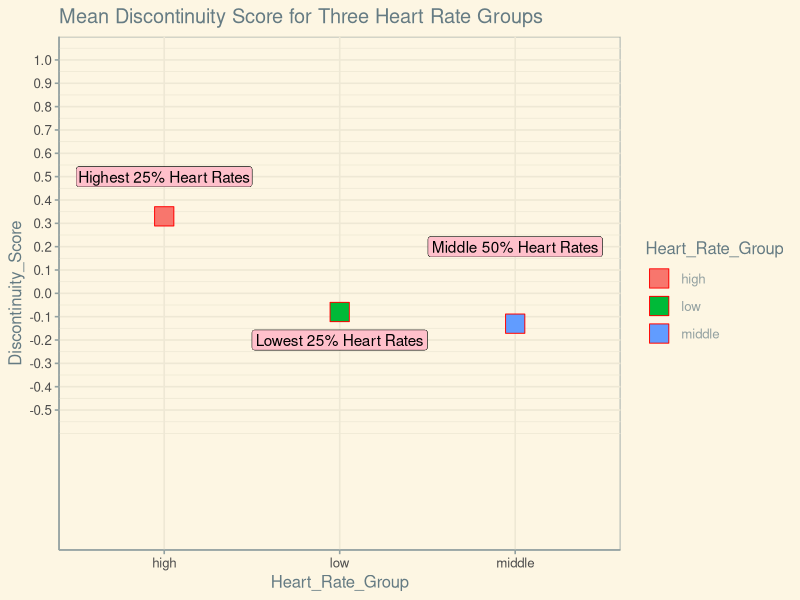

R code for this plot:
## ---- chunk 1

library(tidyverse)
library(dplyr)
library(ggthemes)
library(readxl)
library(reshape2)
library(knitr)
library(ggrepel)


disco_hw <- read_xlsx("table_mean_diffs.xlsx")


## ---- chunk 2


disco_hw

glimpse(disco_hw)



## ---- chunk 3



ggplot(disco_hw, mapping = aes(Heart_Rate_Group, Discontinuity_Score,fill= Heart_Rate_Group))+
  
  geom_point(color="red", shape=22, size=7)+
  labs(
    xlab="Trichotomized Heart Rate Groups",
    ylab="Mean Discontinuity Score",
    title = "Mean Discontinuity Score for Three Heart Rate Groups")+
    scale_y_continuous(limits = c(-1, 1),
                     breaks = seq(-0.5, 1, by=0.1))+
    #lims(y= c(-1,1))+
    #scale_y_continuous(n.breaks = 15)+
  theme_solarized()+
 geom_label(
    label="Highest 25% Heart Rates", 
    x="high",
    y=0.5,
    label.padding = unit(0.1, "lines"), # Rectangle size around label
    label.size = 0.1,
    color = "black",
    fill="pink"
  )+
   geom_label(
    label="Middle 50% Heart Rates", 
    x="middle",
    y=0.2,
    label.padding = unit(0.2, "lines"), # Rectangle size around label
    label.size = 0.1,
    color = "black",
    fill="pink"
  )+
   geom_label(
    label="Lowest 25% Heart Rates", 
    x="low",
    y=-0.2,
    label.padding = unit(0.2, "lines"), # Rectangle size around label
    label.size = 0.1,
    color = "black",
    fill="pink"
  )

